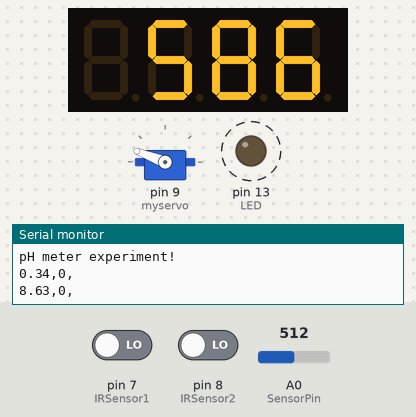
Simulated run of this sketch. Board: Arduino Uno, built with avr-gcc and run on an emulated ATmega328P. Shown: 4-digit seven-segment display, servo, output pins drawn as LEDs (lit = HIGH), the last lines printed to the serial monitor. Dashed ring = blinking. The inputs (shaded band) are chosen by the test bench; at power-on: A0 (SensorPin) = 512, pin 7 (IRSensor1) LOW, pin 8 (IRSensor2) LOW.

Above: at 1.8 s.
1.9 s: A0 (SensorPin) set to 716
At 3.7 s:
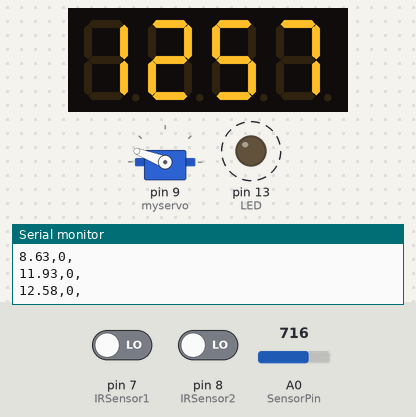
3.9 s: A0 (SensorPin) set to 900
At 5.3 s:
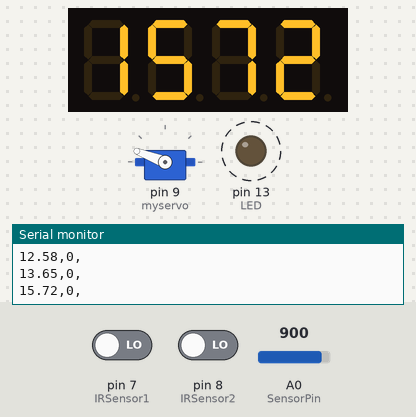
5.7 s: A0 (SensorPin) set to 1023
At 8.0 s:
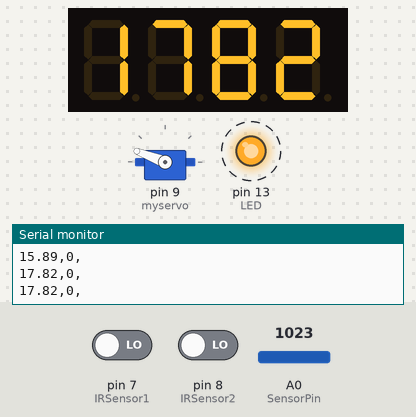
Timing chart, 0 to 13.5 s (numbered marks = the images above; inputs shaded):
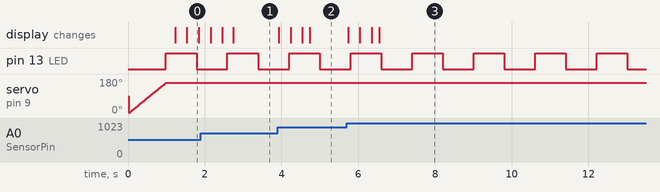

The sketch:

testing.ino
```cpp
#include <Wire.h>
#include <Adafruit_GFX.h>
#include "Adafruit_LEDBackpack.h"

Adafruit_AlphaNum4 alpha4 = Adafruit_AlphaNum4();

#define SensorPin A0            //pH meter Analog output to Arduino Analog Input 0
#define Offset 0.34          //deviation compensate
#define LED 13
#define samplingInterval 20
#define printInterval 800
#define ArrayLenth  40    //times of collection
int pHArray[ArrayLenth];   //Store the average value of the sensor feedback
int pHArrayIndex=0;

#include <Servo.h>
Servo myservo;

int acidorbase = 1; //remove =1 later

int pos = 0;
int spin(int deg, int intvl) {
  if (pos <= deg){
    float spintime = intvl / int (deg - pos);
    for (pos = pos; pos<deg; pos += 1){
      myservo.write(pos);
      delay(spintime);
    }
  }
  else{
    float spintime = intvl / int (pos-deg);
    for (pos = pos; pos>deg; pos -= 1){
      myservo.write(pos);
      delay(spintime);
    }
  }
}


int IRSensor1 = 7; // connect ir sensor to arduino pin 7
int IRSensor2 = 8;
int drop =0;
float endPH = 69; //remove =69 later

void setup(void){
  pinMode(LED,OUTPUT);
  Serial.begin(9600);
  Serial.println("pH meter experiment!");    //Test the serial monitor
  alpha4.begin(0x70);  // pass in the address
  alpha4.clear();
  myservo.attach(9);
  delay(10);

  pinMode (IRSensor1, INPUT); // sensor pin7 INPUT
  pinMode (IRSensor2, INPUT); // sensor pin8 INPUT

  /*Serial.print("Input your end point pH: "); //get user input of endpoint
  while (Serial.available() == 0) {
  }
  endPH = Serial.parseFloat();

  /*while(Serial.available()>0){
    Serial.read();
  }
  Serial.print("Your end pH is: ");
  Serial.print(endPH);
  Serial.print("\n");
  */

  /*Serial.print("Input solution in beaker, 1 for acid, 2 for base: "); //get user input of endpoint
  while (Serial.available() == 0) {
  }
  acidorbase = Serial.parseFloat();

  while(Serial.available()>0){
    Serial.read();
  }


  Serial.print("current solution in beaker is: ");
  if(acidorbase == 1){
    Serial.print("acid");
  }
  else{
    Serial.print("base");
  }
  Serial.print("\n");
  */

}


void loop(void){
  static unsigned long samplingTime = millis();
  static unsigned long printTime = millis();
  static float pHValue,voltage;

  int statusSensor1 = digitalRead (IRSensor1); //Infrared sensors
  int statusSensor2 = digitalRead (IRSensor2);
  if(acidorbase == 1){
    if (statusSensor2 == 1 and pHValue < endPH){
       drop++;
       //Serial.print(drop);
       //Serial.print("\n");
       delay(100);
    }
  }

  else if (acidorbase == 2){
     if (statusSensor2 == 1 and pHValue > endPH){
       drop++;
       //Serial.print(drop);
       //Serial.print("\n");
       delay(100);
     }
  }

  if(millis()-samplingTime > samplingInterval){

      pHArray[pHArrayIndex++]=analogRead(SensorPin);
      if(pHArrayIndex==ArrayLenth)pHArrayIndex=0;
      voltage = avergearray(pHArray, ArrayLenth)*5.0/1024;
      pHValue = 3.5*voltage+Offset;
      samplingTime=millis();
  }

  if(millis() - printTime > printInterval){   //Every 800 milliseconds, print a numerical, convert the state of the LED indicator
    //Serial.print("pH value: ");
    Serial.print(pHValue,2);
    Serial.print(",");
    Serial.print(drop);
    Serial.print(",");
    Serial.println();
    digitalWrite(LED,digitalRead(LED)^1);
    printTime=millis();
  }

   int tens;
   int ones;
   int onedp;
   int twodp;
   int pHValueInt;
   int pHValueOneDp;
   int pHValueTwoDp;
   int pHValueOnes;
   int pHValueTens;
   alpha4.writeDisplay();


  if(acidorbase == 1){
    if (pHValue < endPH - 3){ //change to endph
      spin(160,1000);
      alpha4.writeDigitRaw(1, 0x4000);
      if (pHValue > 9.99) {
        pHValueInt = int(pHValue * 100);
        twodp = pHValueInt % 10;
        alpha4.writeDigitAscii(3, twodp + '0');
        pHValueOneDp = pHValueInt / 10;
        onedp = pHValueOneDp % 10;
        alpha4.writeDigitAscii(2, onedp + '0');
        pHValueOnes = pHValueOneDp / 10;
        ones = pHValueOnes % 10;
        alpha4.writeDigitAscii(1, ones + '0');
        pHValueTens = pHValueOnes / 10;
        tens = pHValueTens % 10;
        alpha4.writeDigitAscii(0, tens + '0');

      }

      else {
        pHValueInt = int(pHValue * 100);
        twodp = pHValueInt % 10;
        alpha4.writeDigitAscii(3, twodp + '0');
        pHValueOneDp = pHValueInt / 10;
        onedp = pHValueOneDp % 10;
        alpha4.writeDigitAscii(2, onedp + '0');
        pHValueOnes = pHValueOneDp / 10;
        ones = pHValueOnes % 10;
        alpha4.writeDigitAscii(1, ones + '0');
        alpha4.writeDigitAscii(0, ' ');
      }
    }

    else if (pHValue < endPH){ //6
      spin(160,1000);
      alpha4.writeDigitRaw(1, 0x4000);
      if (pHValue > 9.99) {
        pHValueInt = int(pHValue * 100);
        twodp = pHValueInt % 10;
        alpha4.writeDigitAscii(3, twodp + '0');
        pHValueOneDp = pHValueInt / 10;
        onedp = pHValueOneDp % 10;
        alpha4.writeDigitAscii(2, onedp + '0');
        pHValueOnes = pHValueOneDp / 10;
        ones = pHValueOnes % 10;
        alpha4.writeDigitAscii(1, ones + '0');
        pHValueTens = pHValueOnes / 10;
        tens = pHValueTens % 10;
        alpha4.writeDigitAscii(0, tens + '0');

      }

      else {
        pHValueInt = int(pHValue * 100);
        twodp = pHValueInt % 10;
        alpha4.writeDigitAscii(3, twodp + '0');
        pHValueOneDp = pHValueInt / 10;
        onedp = pHValueOneDp % 10;
        alpha4.writeDigitAscii(2, onedp + '0');
        pHValueOnes = pHValueOneDp / 10;
        ones = pHValueOnes % 10;
        alpha4.writeDigitAscii(1, ones + '0');
        alpha4.writeDigitAscii(0, ' ');
      }
    }

    else if (pHValue > endPH){ //6
      spin(90,1000);
      alpha4.writeDigitAscii(0, 'D');
      alpha4.writeDigitAscii(1, 'o');
      alpha4.writeDigitAscii(2, 'n');
      alpha4.writeDigitAscii(3, 'e');
     }

  }

  else if(acidorbase == 2){
    if (pHValue > endPH + 3){ //change to endph
      spin(160,1000);
      alpha4.writeDigitRaw(1, 0x4000);
      if (pHValue > 9.99) {
        pHValueInt = int(pHValue * 100);
        twodp = pHValueInt % 10;
        alpha4.writeDigitAscii(3, twodp + '0');
        pHValueOneDp = pHValueInt / 10;
        onedp = pHValueOneDp % 10;
        alpha4.writeDigitAscii(2, onedp + '0');
        pHValueOnes = pHValueOneDp / 10;
        ones = pHValueOnes % 10;
        alpha4.writeDigitAscii(1, ones + '0');
        pHValueTens = pHValueOnes / 10;
        tens = pHValueTens % 10;
        alpha4.writeDigitAscii(0, tens + '0');

      }

      else {
        pHValueInt = int(pHValue * 100);
        twodp = pHValueInt % 10;
        alpha4.writeDigitAscii(3, twodp + '0');
        pHValueOneDp = pHValueInt / 10;
        onedp = pHValueOneDp % 10;
        alpha4.writeDigitAscii(2, onedp + '0');
        pHValueOnes = pHValueOneDp / 10;
        ones = pHValueOnes % 10;
        alpha4.writeDigitAscii(1, ones + '0');
        alpha4.writeDigitAscii(0, ' ');
      }
     }

    else if (pHValue > endPH){ //6
      spin(160,1000);
      alpha4.writeDigitRaw(1, 0x4000);
      if (pHValue > 9.99) {
        pHValueInt = int(pHValue * 100);
        twodp = pHValueInt % 10;
        alpha4.writeDigitAscii(3, twodp + '0');
        pHValueOneDp = pHValueInt / 10;
        onedp = pHValueOneDp % 10;
        alpha4.writeDigitAscii(2, onedp + '0');
        pHValueOnes = pHValueOneDp / 10;
        ones = pHValueOnes % 10;
        alpha4.writeDigitAscii(1, ones + '0');
        pHValueTens = pHValueOnes / 10;
        tens = pHValueTens % 10;
        alpha4.writeDigitAscii(0, tens + '0');

      }

      else {
        pHValueInt = int(pHValue * 100);
        twodp = pHValueInt % 10;
        alpha4.writeDigitAscii(3, twodp + '0');
        pHValueOneDp = pHValueInt / 10;
        onedp = pHValueOneDp % 10;
        alpha4.writeDigitAscii(2, onedp + '0');
        pHValueOnes = pHValueOneDp / 10;
        ones = pHValueOnes % 10;
        alpha4.writeDigitAscii(1, ones + '0');
        alpha4.writeDigitAscii(0, ' ');
      }
    }

    else if (pHValue < endPH){ //6
      spin(90,1000);
      alpha4.writeDigitAscii(0, 'D');
      alpha4.writeDigitAscii(1, 'o');
      alpha4.writeDigitAscii(2, 'n');
      alpha4.writeDigitAscii(3, 'e');
     }


  }

}

double avergearray(int* arr, int number){
  int i;
  int max,min;
  double avg;
  long amount=0;
  if(number<=0){
    Serial.println("Error number for the array to avraging!/n");
    return 0;
  }
  if(number<5){   //less than 5, calculated directly statistics
    for(i=0;i<number;i++){
      amount+=arr[i];
    }
    avg = amount/number;
    return avg;
  }
  else{
    if(arr[0]<arr[1]){
      min = arr[0];max=arr[1];
    }
    else{
      min=arr[1];max=arr[0];
    }
    for(i=2;i<number;i++){
      if(arr[i]<min){
        amount+=min;        //arr<min
        min=arr[i];
      }else {
        if(arr[i]>max){
          amount+=max;    //arr>max
          max=arr[i];
        }else{
          amount+=arr[i]; //min<=arr<=max
        }
      }//if
    }//for
    avg = (double)amount/(number-2);
  }//if
  return avg;
}
```

Measured:
- after the input at 1.9 s, the display: first changes after 0.25 s (image 1 shows a later state)
- after the input at 3.9 s, the display: first changes at once (image 2 shows a later state)
- after the input at 5.7 s, the display: first changes at once (image 3 shows a later state)
- by itself, pin 13 (LED): alternates HIGH for 0.80 s and LOW for 0.80 s
